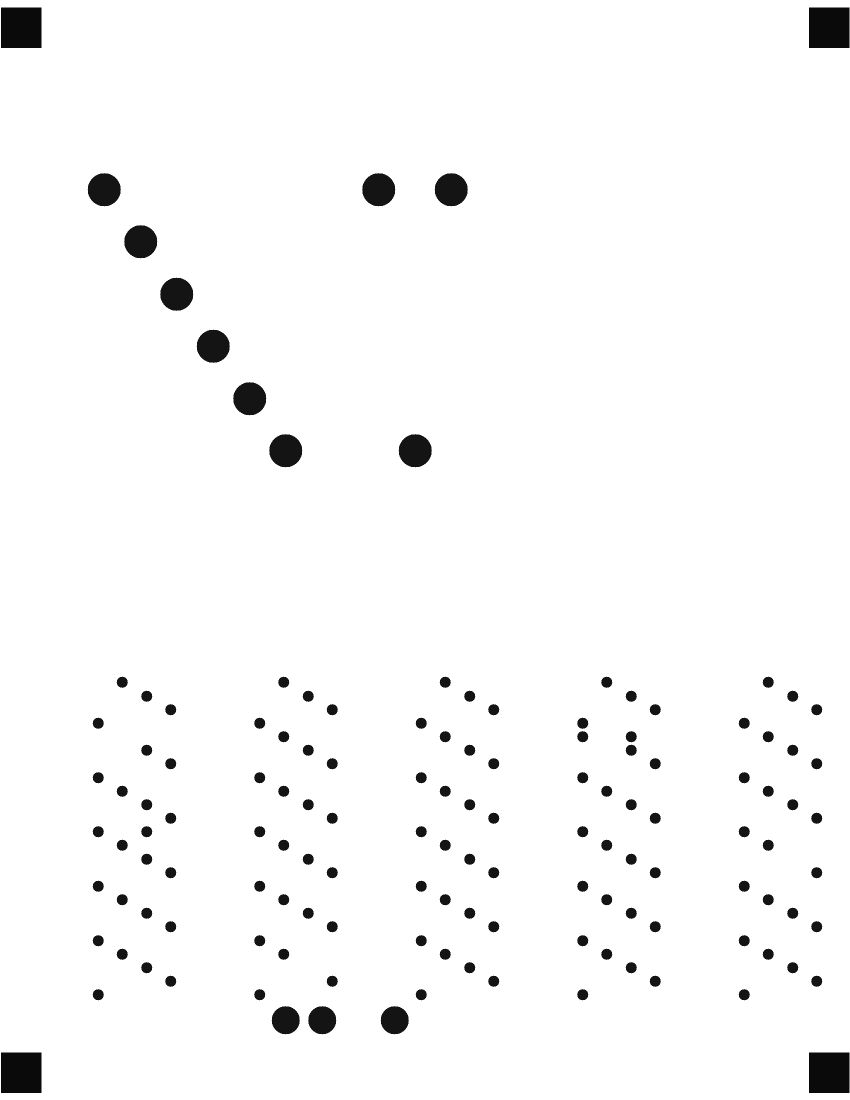
#> input picture backend/scripts/verify_omr_sheet.png, 1700 x 2200 px (shown at 1/2 size)
$ python -i calibration.py   (imports and definitions only)
#> lines starting #> are read from the running program, lines starting #| are printed output that depends on the picture; after the words box and inside, x2 and y2 are one past the last pixel; in counts of white or black regions, pixels touching at a corner belong together
"""
Calibration Tool — Tự động detect toạ độ bubble từ ảnh phiếu trống.
Admin upload ảnh scan phẳng độ phân giải cao của phiếu trống,
tool tự động dò tâm từng bubble bằng contour detection, xuất ra file config JSON.
"""

import cv2
import numpy as np
from typing import Dict, List, Tuple, Optional
from dataclasses import dataclass, asdict
import json
import logging

from app.services.omr.layout_config import SheetLayout, BubbleCoord

logger = logging.getLogger(__name__)


@dataclass
class DetectedBubble:
    """Bubble đã detect được từ contour detection."""
    cx: float  # % width
    cy: float  # % height
    radius: float  # % width
    area: float  # pixel²
    row: int = -1
    col: int = -1
    label: str = ""  # "SBD_0_0", "Q1_A", etc.


class CalibrationTool:
    """
    Tool calibrate toạ độ bubble từ ảnh phiếu trống.

    Quy trình:
    1. Đọc ảnh phiếu trống (scan phẳng, không tô)
    2. Detect 4 marker góc → warp về khung chuẩn
    3. Detect tất cả contour hình tròn (bubble)
    4. Cluster thành các nhóm (SBD, Mã đề, câu hỏi, Type)
    5. Gán row/col cho từng bubble
    6. Xuất ra file JSON
    """

    def __init__(self, target_width: int = 1700, target_height: int = 2200):
        self.target_width = target_width
        self.target_height = target_height

    # [434 lines left out: functions calibrate, _warp_image, _detect_bubble_contours, _cluster_bubbles, _assign_grid_coords, _assign_question_coords and 4 more, not called in this run]

>>> import cv2
>>> picture = cv2.imread('../../../scripts/verify_omr_sheet.png')
#> picture is the input picture: shape (2200, 1700, 3); min 10, max 255, mean 248.1
>>> result = CalibrationTool().calibrate(picture)
#> in _warp_image, `_, thresh = cv2.threshold(gray, 0, 255, cv2.THRESH_BINARY_INV + cv2.TH..`:
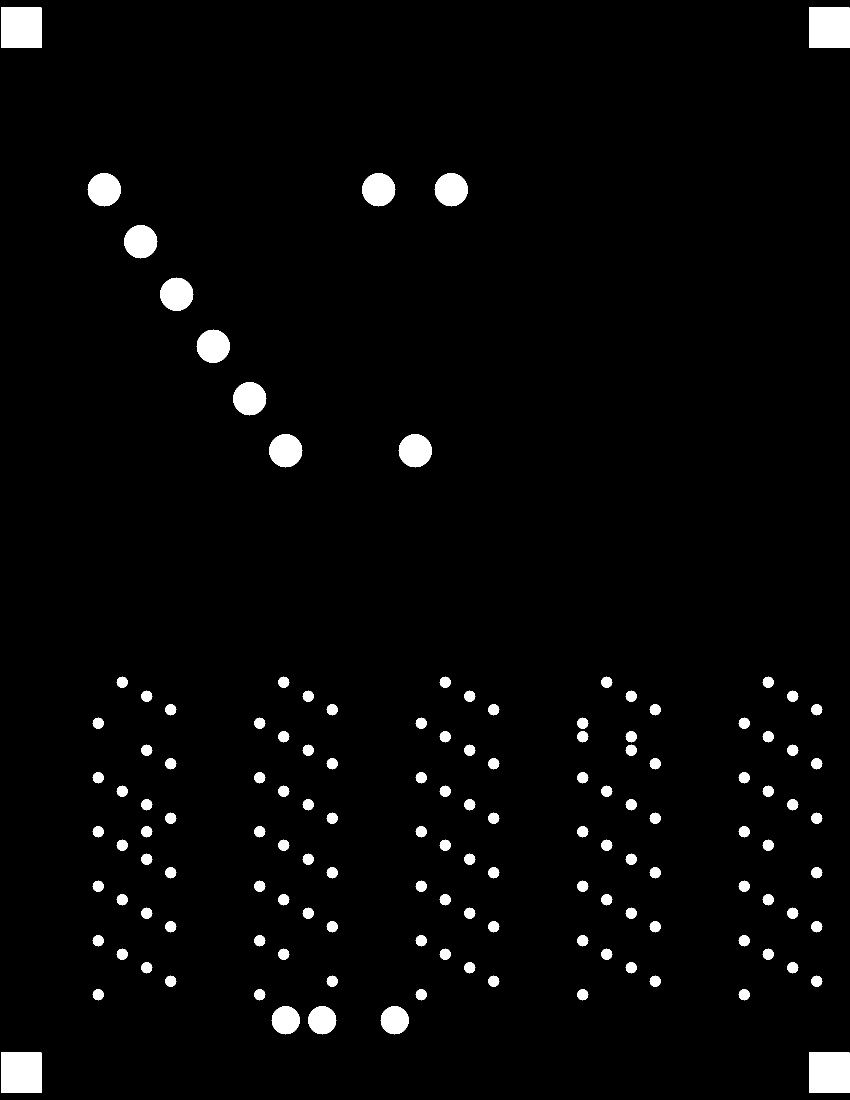
#> thresh: shape (2200, 1700) (shown at 1/2 size); 2.9% white; 135 white regions
#> in _warp_image, `contours, _ = cv2.findContours(thresh, cv2.RETR_EXTERNAL, cv2.CHAIN_AP..`: contours = 135 contours; largest, box (x1, y1, x2, y2) and area: (1618, 2105, 1699, 2186) 6400, (2, 2105, 83, 2186) 6400, (1618, 15, 1699, 96) 6400, (2, 15, 83, 96) 6400, (797, 868, 864, 935) 3316
#> the loop in _warp_image, `for contour in contours:` made 135 passes
#> after the loop in _warp_image, `for contour in contours:`: candidates = 16 items, first 6: (1658, 2145, 6400), (42, 2145, 6400), (789, 2040, 2374), (644, 2040, 2374), (571, 2040, 2374), (830, 901, 3316)
#> in _warp_image, `candidates = candidates[:4]`: candidates = [(1658, 2145, 6400), (42, 2145, 6400), (1658, 55, 6400), (42, 55, 6400)]
#> in _warp_image, `points = np.array([(c[0], c[1]) for c in candidates], dtype=np.float32)`: points = [[1658, 2145], [42, 2145], [1658, 55], [42, 55]]
#> in _warp_image, `s = points.sum(axis=1)`: s = [3803, 2187, 1713, 97]
#> in _warp_image, `diff = np.diff(points, axis=1)`: diff = [487, 2103, -1603, 13]
#> in _warp_image, `warped = cv2.warpPerspective(image, M, (self.target_width, self.target..`:
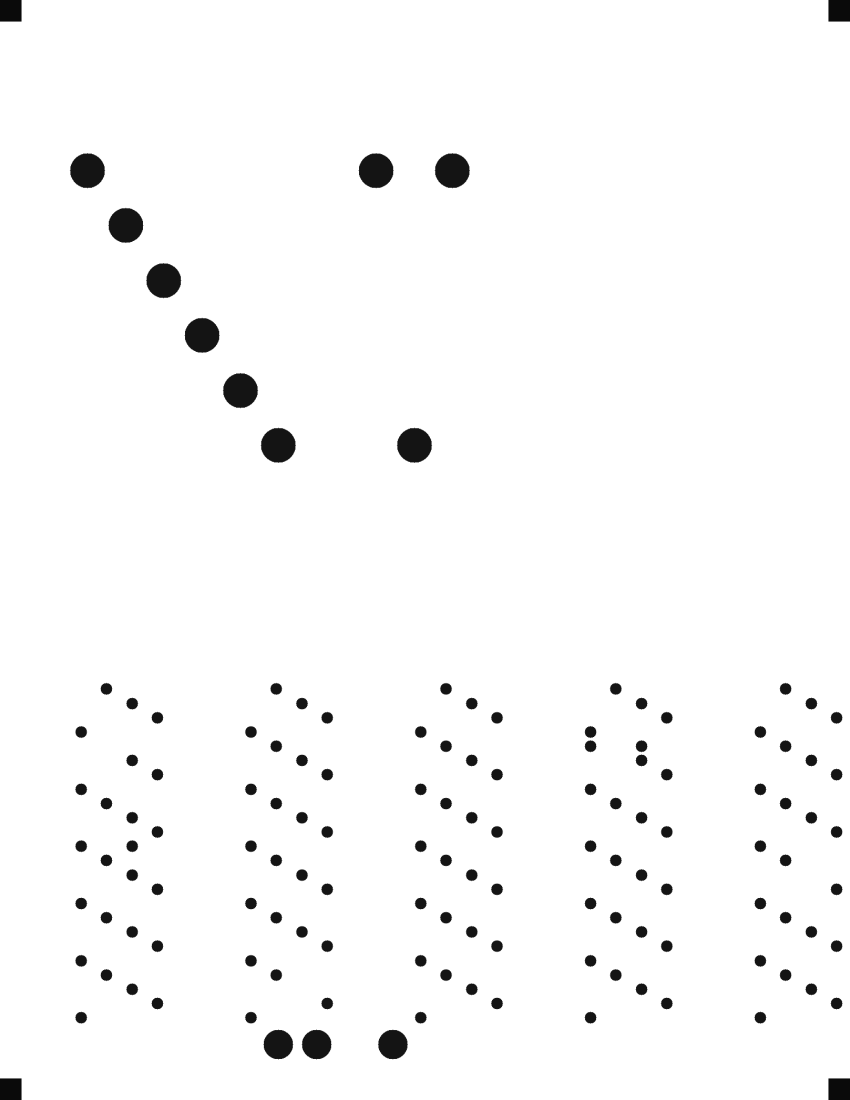
#> warped: shape (2200, 1700, 3) (shown at 1/2 size); min 10, max 255, mean 248.8
#> in _detect_bubble_contours, `edges = cv2.Canny(gray, 50, 150)`:
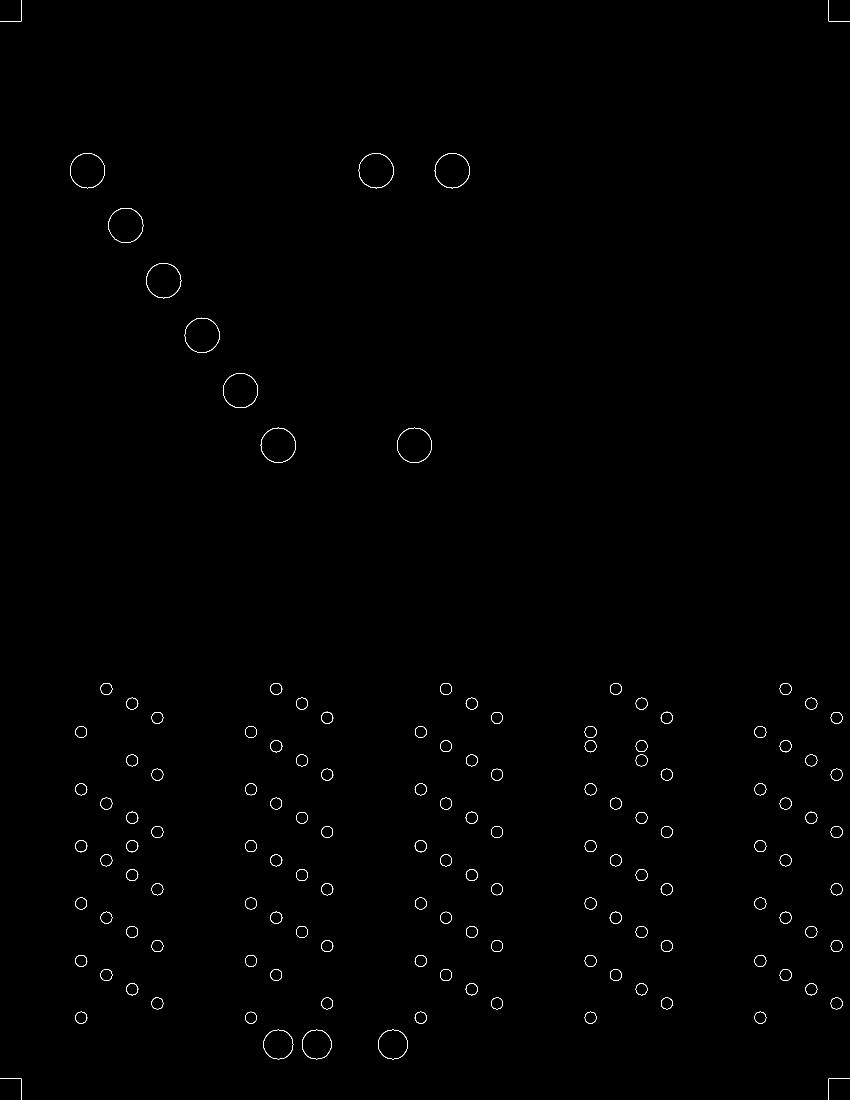
#> edges: shape (2200, 1700) (shown at 1/2 size); 0.36% white in thin lines or dots
#> in _detect_bubble_contours, `edges = cv2.dilate(edges, kernel, iterations=1)`:
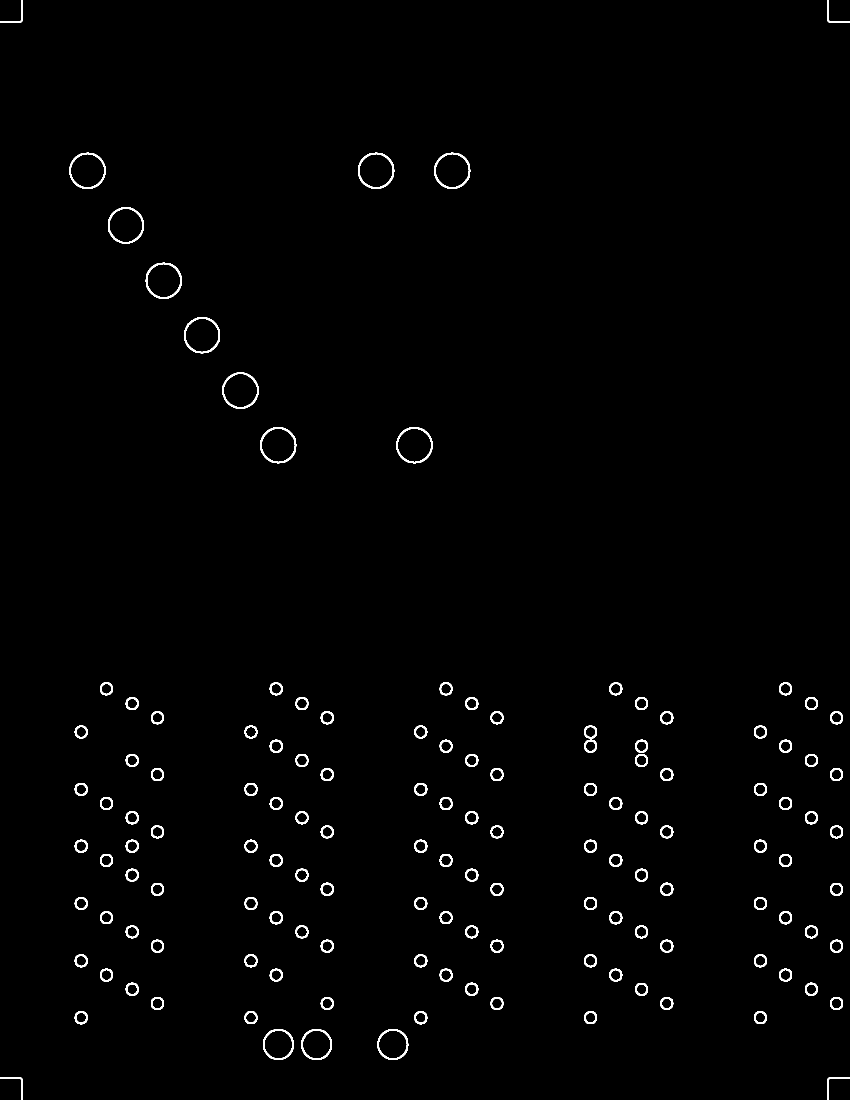
#> edges: shape (2200, 1700) (shown at 1/2 size); 1.1% white; 135 white regions
#> in _detect_bubble_contours, `contours, _ = cv2.findContours(edges, cv2.RETR_LIST, cv2.CHAIN_APPROX_..`: contours = 266 contours; largest, box (x1, y1, x2, y2) and area: (139, 305, 211, 378) 4091, (793, 854, 865, 927) 4090, (716, 305, 789, 378) 4089, (291, 525, 364, 598) 4087, (445, 745, 517, 817) 4086
#> the loop in _detect_bubble_contours, `for contour in contours:` made 266 passes
